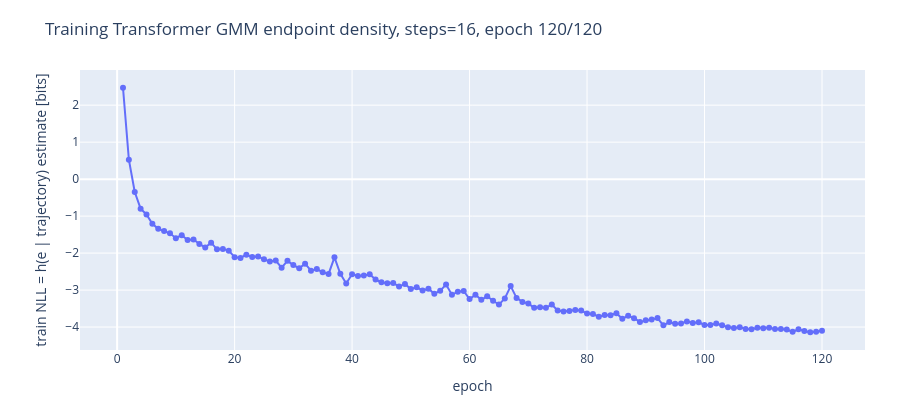

The notebook cell saved with this chart:
### Code cell
neural_rng = np.random.default_rng(NEURAL_SEED)
endpoint_transformer_results = {}
endpoint_transformer_rows = []

for step_count in tqdm(STEP_COUNT_CHOICES, desc="training endpoint transformers"):
    result = train_endpoint_transformer_for_steps(int(step_count), neural_rng)
    final = result["final_metrics"]
    mi_nats = ENDPOINT_CONTINUOUS_ENTROPY_NATS - final["nll_nats"]
    endpoint_transformer_results[int(step_count)] = result
    endpoint_transformer_rows.append(
        {
            "steps": int(step_count),
            "conditional_entropy_nats": final["nll_nats"],
            "conditional_entropy_sem_nats": final["nll_sem_nats"],
            "conditional_entropy_bits": final["nll_bits"],
            "conditional_entropy_sem_bits": final["nll_sem_bits"],
            "end_mutual_information_nats": mi_nats,
            "end_mutual_information_bits": mi_nats / math.log(2.0),
            "end_mutual_information_sem_bits": final["nll_sem_bits"],
            "mean_endpoint_error_rad": final["mean_endpoint_error_rad"],
        }
    )

print("\nTransformer endpoint density summary")
print(f"h(e): {ENDPOINT_CONTINUOUS_ENTROPY_BITS:.3f} bits")
for row in endpoint_transformer_rows:
    print(
        f"steps={row['steps']:2d}  "
        f"h(e|traj)={row['conditional_entropy_bits']:7.3f} +/- "
        f"{row['conditional_entropy_sem_bits']:.3f} bits  "
        f"I={row['end_mutual_information_bits']:7.3f} bits  "
        f"mean endpoint error={row['mean_endpoint_error_rad']:.4f} rad"
    )

### Figure 1 — Plotly figure (JSON) as saved in the notebook; plotly's stock layout.template omitted (floating-point values rounded to 4 significant figures)
{"data": [{"mode": "lines+markers", "name": "steps=16", "type": "scatter", "x": [1, 2, 3, 4, 5, 6, 7, 8, 9, 10, 11, 12, 13, 14, 15, 16, 17, 18, 19, 20, 21, 22, 23, 24, 25, 26, 27, 28, 29, 30, 31, 32, 33, 34, 35, 36, 37, 38, 39, 40, 41, 42, 43, 44, 45, 46, 47, 48, 49, 50, 51, 52, 53, 54, 55, 56, 57, 58, 59, 60, 61, 62, 63, 64, 65, 66, 67, 68, 69, 70, 71, 72, 73, 74, 75, 76, 77, 78, 79, 80, 81, 82, 83, 84, 85, 86, 87, 88, 89, 90, 91, 92, 93, 94, 95, 96, 97, 98, 99, 100, 101, 102, 103, 104, 105, 106, 107, 108, 109, 110, 111, 112, 113, 114, 115, 116, 117, 118, 119, 120], "y": [2.471, 0.527, -0.349, -0.7977, -0.9545, -1.206, -1.345, -1.402, -1.465, -1.596, -1.516, -1.645, -1.633, -1.751, -1.851, -1.717, -1.897, -1.887, -1.934, -2.109, -2.132, -2.043, -2.108, -2.091, -2.169, -2.224, -2.201, -2.394, -2.209, -2.325, -2.409, -2.286, -2.475, -2.432, -2.52, -2.563, -2.115, -2.56, -2.821, -2.57, -2.621, -2.606, -2.574, -2.715, -2.788, -2.812, -2.806, -2.905, -2.833, -2.972, -2.925, -3.009, -2.962, -3.1, -3.018, -2.85, -3.127, -3.043, -3.024, -3.241, -3.126, -3.261, -3.167, -3.288, -3.392, -3.225, -2.892, -3.212, -3.321, -3.361, -3.48, -3.463, -3.481, -3.388, -3.553, -3.581, -3.567, -3.537, -3.553, -3.636, -3.647, -3.718, -3.675, -3.682, -3.625, -3.773, -3.694, -3.759, -3.861, -3.819, -3.793, -3.756, -3.954, -3.866, -3.907, -3.904, -3.847, -3.888, -3.873, -3.943, -3.941, -3.902, -3.95, -4.002, -4.023, -4.008, -4.052, -4.061, -4.019, -4.029, -4.02, -4.055, -4.051, -4.065, -4.129, -4.062, -4.107, -4.14, -4.129, -4.101]}], "layout": {"height": 420, "margin": {"b": 70, "l": 80, "r": 35, "t": 70}, "title": {"text": "Training Transformer GMM endpoint density, steps=16, epoch 120/120"}, "width": 900, "xaxis": {"title": {"text": "epoch"}}, "yaxis": {"title": {"text": "train NLL = h(e | trajectory) estimate [bits]"}}}}
